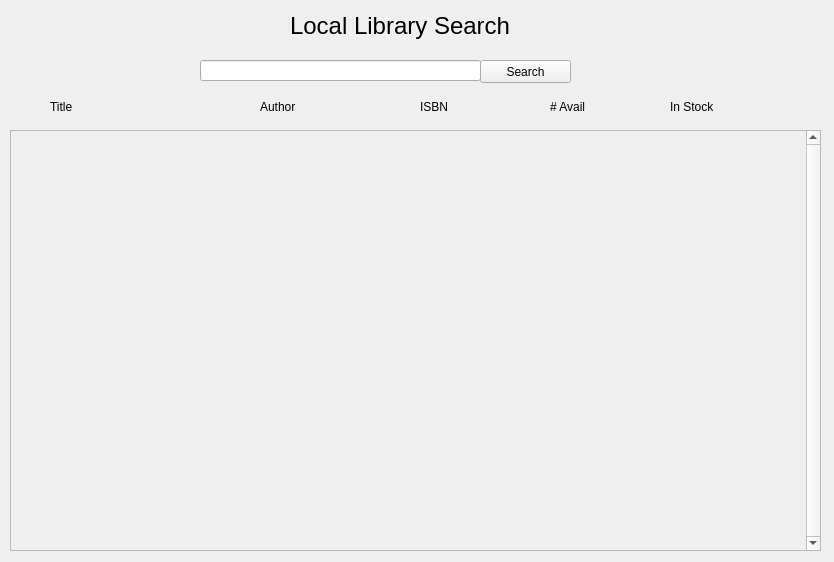
<?xml version="1.0" encoding="UTF-8"?>
<ui version="4.0">
 <class>AuthorizedWindow</class>
 <widget class="QWidget" name="AuthorizedWindow">
  <property name="geometry">
   <rect>
    <x>0</x>
    <y>0</y>
    <width>834</width>
    <height>562</height>
   </rect>
  </property>
  <property name="windowTitle">
   <string>Form</string>
  </property>
  <widget class="QLabel" name="lblAuthor">
   <property name="geometry">
    <rect>
     <x>260</x>
     <y>100</y>
     <width>47</width>
     <height>13</height>
    </rect>
   </property>
   <property name="text">
    <string>Author</string>
   </property>
  </widget>
  <widget class="QPushButton" name="btnSearch">
   <property name="geometry">
    <rect>
     <x>480</x>
     <y>60</y>
     <width>91</width>
     <height>23</height>
    </rect>
   </property>
   <property name="text">
    <string>Search</string>
   </property>
  </widget>
  <widget class="QLabel" name="lblTitle">
   <property name="geometry">
    <rect>
     <x>50</x>
     <y>100</y>
     <width>47</width>
     <height>13</height>
    </rect>
   </property>
   <property name="text">
    <string>Title</string>
   </property>
  </widget>
  <widget class="QLabel" name="lblTotAvail">
   <property name="geometry">
    <rect>
     <x>550</x>
     <y>100</y>
     <width>47</width>
     <height>13</height>
    </rect>
   </property>
   <property name="text">
    <string># Avail</string>
   </property>
  </widget>
  <widget class="QLineEdit" name="txtSearch">
   <property name="geometry">
    <rect>
     <x>200</x>
     <y>60</y>
     <width>281</width>
     <height>21</height>
    </rect>
   </property>
  </widget>
  <widget class="QLabel" name="lblSearch">
   <property name="geometry">
    <rect>
     <x>290</x>
     <y>10</y>
     <width>311</width>
     <height>31</height>
    </rect>
   </property>
   <property name="font">
    <font>
     <pointsize>18</pointsize>
    </font>
   </property>
   <property name="text">
    <string>Local Library Search</string>
   </property>
  </widget>
  <widget class="QLabel" name="lblInStock">
   <property name="geometry">
    <rect>
     <x>670</x>
     <y>100</y>
     <width>60</width>
     <height>13</height>
    </rect>
   </property>
   <property name="text">
    <string>In Stock</string>
   </property>
  </widget>
  <widget class="QLabel" name="lblISBN">
   <property name="geometry">
    <rect>
     <x>420</x>
     <y>100</y>
     <width>47</width>
     <height>13</height>
    </rect>
   </property>
   <property name="text">
    <string>ISBN</string>
   </property>
  </widget>
  <widget class="QScrollArea" name="scrollArea">
   <property name="geometry">
    <rect>
     <x>10</x>
     <y>130</y>
     <width>811</width>
     <height>421</height>
    </rect>
   </property>
   <property name="verticalScrollBarPolicy">
    <enum>Qt::ScrollBarAlwaysOn</enum>
   </property>
   <property name="widgetResizable">
    <bool>true</bool>
   </property>
   <widget class="QWidget" name="scrollAreaWidgetContents">
    <property name="geometry">
     <rect>
      <x>0</x>
      <y>0</y>
      <width>794</width>
      <height>419</height>
     </rect>
    </property>
   </widget>
  </widget>
 </widget>
 <resources/>
 <connections/>
</ui>
